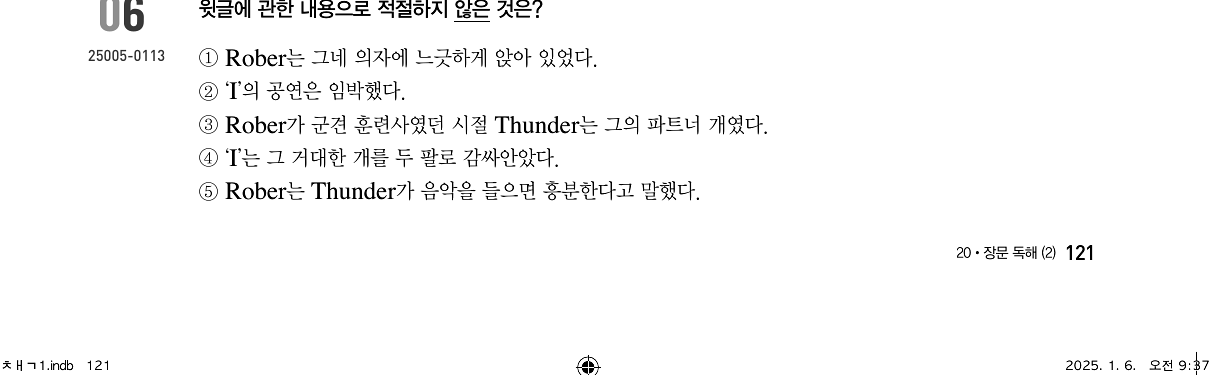
#> input picture api/data/english/concepts_images/concept_p121_01.png, 1209 x 375 px
$ python -i preprocessing.py   (imports and definitions only)
#> lines starting #> are read from the running program, lines starting #| are printed output that depends on the picture; after the words box and inside, x2 and y2 are one past the last pixel; in counts of white or black regions, pixels touching at a corner belong together
#> further down, picture is the input picture: PIL image 1209x375 L; min 0, max 255, mean 248.7
"""
통합 이미지 전처리 모듈
OCR 정확도 향상을 위한 이미지 전처리 기능 (image_processor.py + ocr_extractor.py 통합)
"""
import logging
from pathlib import Path
from typing import Optional
from PIL import Image, ImageEnhance
import cv2
import numpy as np

logger = logging.getLogger(__name__)


class ImagePreprocessor:
    """통합 이미지 전처리 클래스"""

    @staticmethod
    def preprocess_for_ocr(
        image: Image.Image,
        method: str = 'balanced'
    ) -> Image.Image:
        """
        OCR 정확도 향상을 위한 통합 이미지 전처리

        Args:
            image: 원본 이미지
            method: 전처리 강도
                - 'fast': 기본 전처리 (RGB 처리 + 그레이스케일 + 대비/선명도)
                - 'balanced': fast + 이진화 (기본값, 권장)
                - 'aggressive': balanced + 형태학 연산 + 기울기 보정

        Returns:
            전처리된 이미지
        """
#> called with method = 'balanced'
        # 1. RGBA → RGB 변환 (투명 배경 처리)
        if image.mode == 'RGBA':
            background = Image.new('RGB', image.size, (255, 255, 255))
            background.paste(image, mask=image.split()[3] if len(image.split()) == 4 else None)
            image = background
        elif image.mode != 'RGB' and image.mode != 'L':
            image = image.convert('RGB')

        # 2. 크기 확인 (너무 작으면 확대)
        min_size = 1000
        if image.width < min_size or image.height < min_size:
            scale = max(min_size / image.width, min_size / image.height)
#> scale = 2.67
            new_width = int(image.width * scale)
#> new_width = 3224
            new_height = int(image.height * scale)
#> new_height = 1000
            image = image.resize((new_width, new_height), Image.Resampling.LANCZOS)
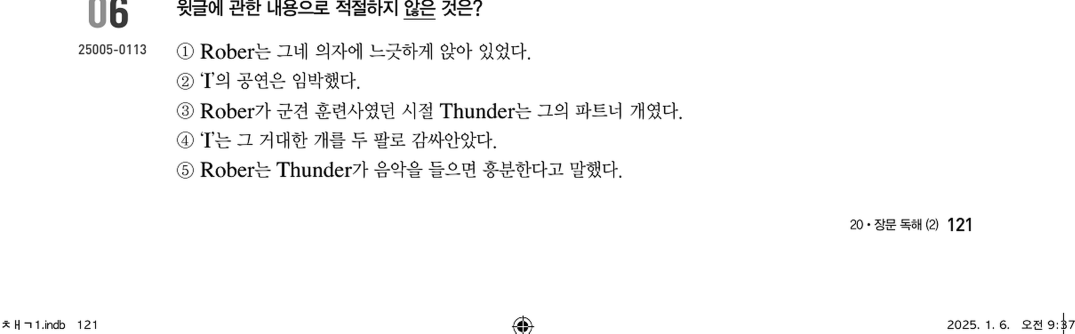
#> image: PIL image 3224x1000 L (shown at 1/3 size); min 0, max 255, mean 248.4

        # 3. Grayscale 변환
        gray = image.convert('L') if image.mode != 'L' else image

        # 4. 대비 향상
        enhancer = ImageEnhance.Contrast(gray)
        gray = enhancer.enhance(1.3)

        # 5. 선명도 향상
        enhancer = ImageEnhance.Sharpness(gray)
        gray = enhancer.enhance(1.2)

        if method == 'fast':
            return gray

        # 6. 이진화 (Otsu thresholding) - balanced 이상
        img_array = np.array(gray)
        _, binary = cv2.threshold(img_array, 0, 255, cv2.THRESH_BINARY + cv2.THRESH_OTSU)
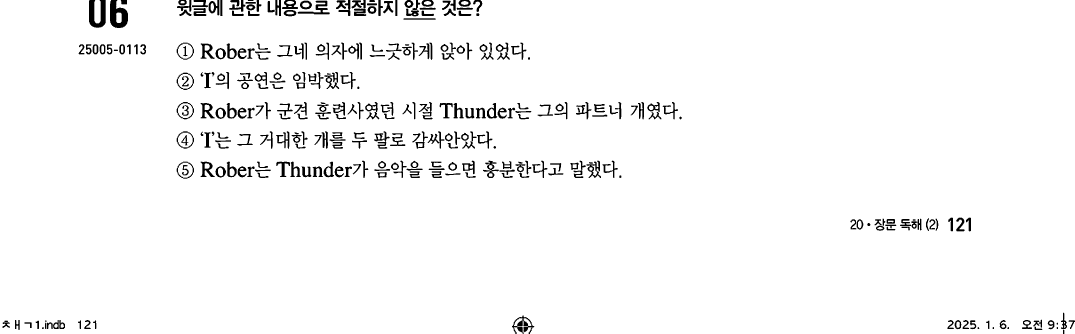
#> binary: shape (1000, 3224) (shown at 1/3 size); 96.8% white; 321 black regions (1 under 20 px), largest, box (x1, y1, x2, y2) and area: (330, 0, 384, 84) 2859, (267, 0, 317, 83) 2668, (1536, 946, 1603, 1000) 1381

        if method == 'balanced':
            return Image.fromarray(binary)

        # 7. 노이즈 제거 (morphological operations) - aggressive
        kernel = np.ones((2, 2), np.uint8)
        cleaned = cv2.morphologyEx(binary, cv2.MORPH_CLOSE, kernel)
        cleaned = cv2.morphologyEx(cleaned, cv2.MORPH_OPEN, kernel)

        # 8. 스캔 기울기 보정 (deskew) - aggressive
        try:
            edges = cv2.Canny(cleaned, 50, 150, apertureSize=3)
            lines = cv2.HoughLines(edges, 1, np.pi / 180, 200)

            if lines is not None:
                angles = []
                for rho, theta in lines[:10]:  # 상위 10개 선만
                    angle = np.degrees(theta) - 90
                    if -45 < angle < 45:  # 기울기 범위 제한
                        angles.append(angle)

                if angles:
                    angle = np.median(angles)
                    center = (cleaned.shape[1] // 2, cleaned.shape[0] // 2)
                    rotation_matrix = cv2.getRotationMatrix2D(center, angle, 1.0)
                    cleaned = cv2.warpAffine(
                        cleaned, rotation_matrix,
                        (cleaned.shape[1], cleaned.shape[0]),
                        flags=cv2.INTER_CUBIC,
                        borderMode=cv2.BORDER_REPLICATE
                    )
        except Exception as e:
            logger.debug(f"기울기 보정 실패 (무시): {e}")

        return Image.fromarray(cleaned)

    # [43 lines left out: function process_and_save_image, not called in this run]

>>> from PIL import Image
>>> picture = Image.open('../../../data/english/concepts_images/concept_p121_01.png')
>>> result = ImagePreprocessor().preprocess_for_ocr(picture)

$ run again, on api/data/english/concepts_images/concept_p129_02.png
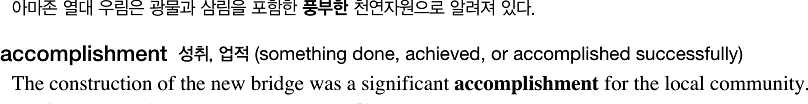
#> input picture api/data/english/concepts_images/concept_p129_02.png, 808 x 104 px
#> picture is the input picture: PIL image 808x104 L; min 0, max 255, mean 228.2
#> in preprocess_for_ocr, `image = image.resize((new_width, new_height), Image.Resampling.LANCZOS)`:
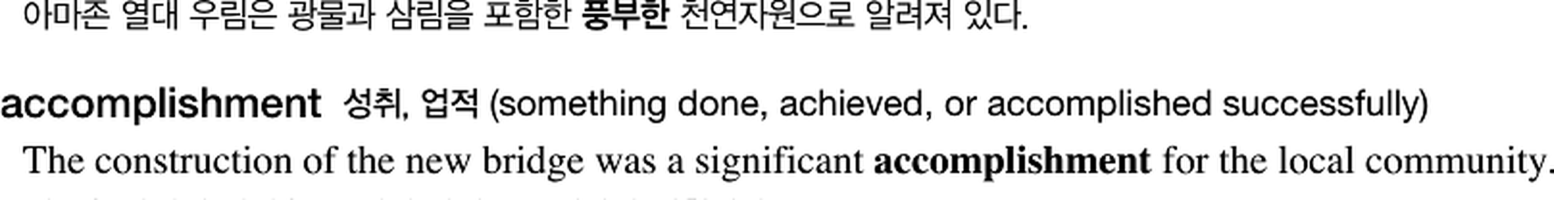
#> image: PIL image 7769x1000 L (shown at 1/5 size); min 0, max 255, mean 227.5
#> in preprocess_for_ocr, `_, binary = cv2.threshold(img_array, 0, 255, cv2.THRESH_BINARY + cv2.T..`:
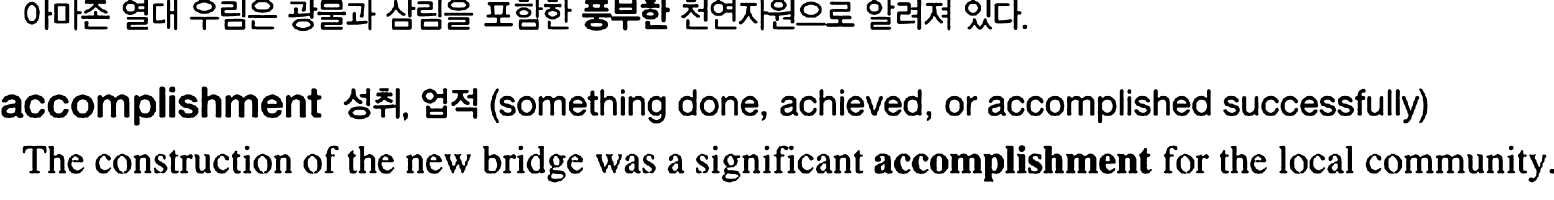
#> binary: shape (1000, 7769) (shown at 1/5 size); 87.6% white; 244 black regions, largest, box (x1, y1, x2, y2) and area: (2910, 66, 3202, 154) 11712, (1127, 472, 1290, 588) 10874, (5330, 768, 5490, 867) 10382

$ run again, on api/data/english/concepts_images/concept_p136_01.png
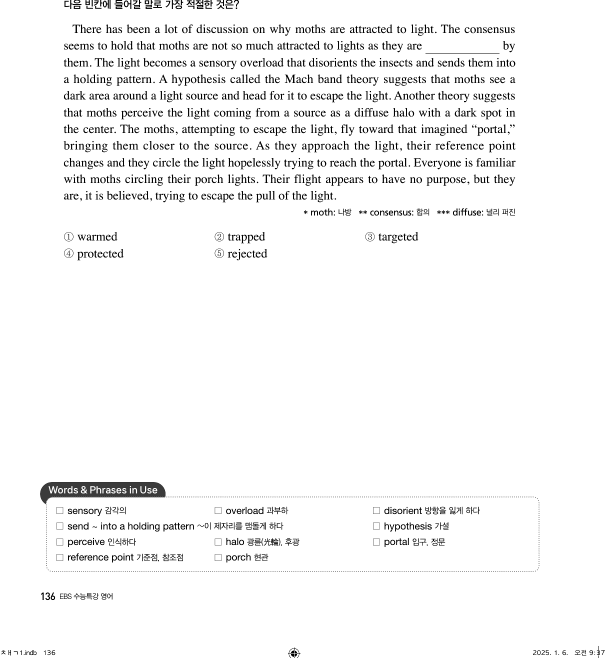
#> input picture api/data/english/concepts_images/concept_p136_01.png, 1209 x 1315 px (shown at 1/2 size)
#> picture is the input picture: PIL image 1209x1315 L; min 0, max 255, mean 245.5
#> in preprocess_for_ocr, `_, binary = cv2.threshold(img_array, 0, 255, cv2.THRESH_BINARY + cv2.T..`:
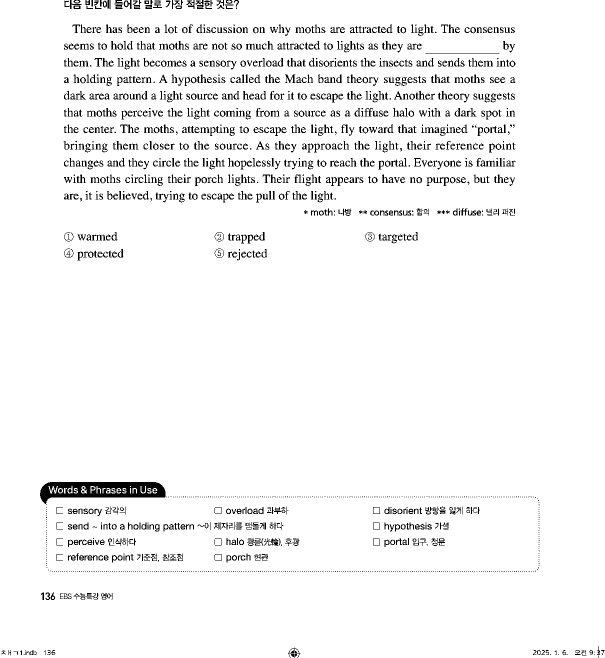
#> binary: shape (1315, 1209) (shown at 1/2 size); 95.7% white; black in thin lines or dots

$ run again, on api/data/english/concepts_images/concept_p156_01.png
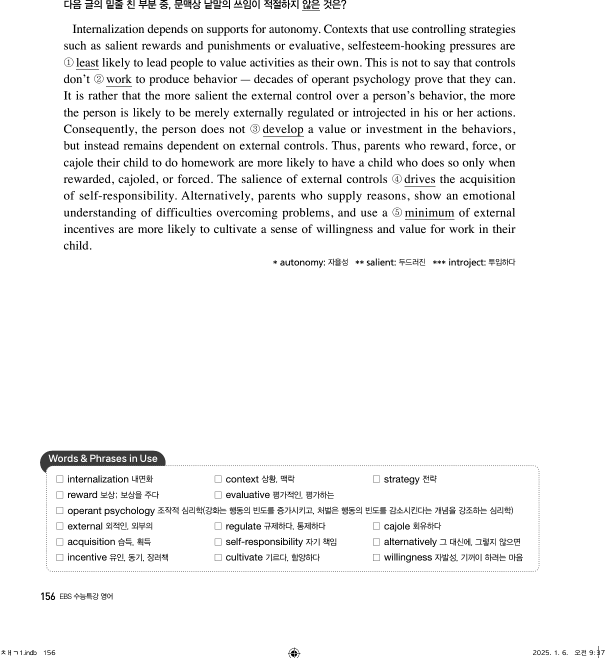
#> input picture api/data/english/concepts_images/concept_p156_01.png, 1209 x 1315 px (shown at 1/2 size)
#> picture is the input picture: PIL image 1209x1315 L; min 0, max 255, mean 243
#> in preprocess_for_ocr, `_, binary = cv2.threshold(img_array, 0, 255, cv2.THRESH_BINARY + cv2.T..`:
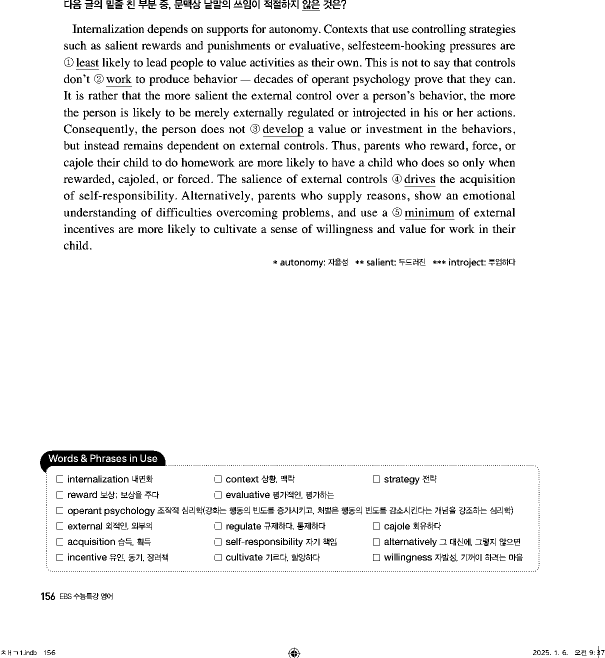
#> binary: shape (1315, 1209) (shown at 1/2 size); 94.6% white; black in thin lines or dots
